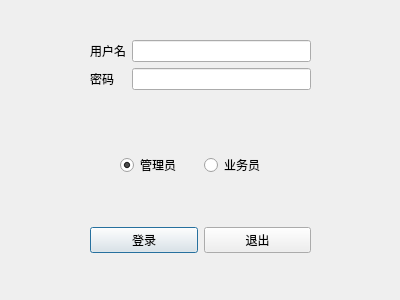
<?xml version="1.0" encoding="UTF-8"?>
<ui version="4.0">
 <class>LoginDialog</class>
 <widget class="QDialog" name="LoginDialog">
  <property name="geometry">
   <rect>
    <x>0</x>
    <y>0</y>
    <width>400</width>
    <height>300</height>
   </rect>
  </property>
  <property name="windowTitle">
   <string>Dialog</string>
  </property>
  <widget class="QWidget" name="formLayoutWidget">
   <property name="geometry">
    <rect>
     <x>90</x>
     <y>40</y>
     <width>221</width>
     <height>87</height>
    </rect>
   </property>
   <layout class="QFormLayout" name="formLayout">
    <item row="0" column="0">
     <widget class="QLabel" name="label">
      <property name="text">
       <string>用户名</string>
      </property>
     </widget>
    </item>
    <item row="0" column="1">
     <widget class="QLineEdit" name="usrEdit"/>
    </item>
    <item row="1" column="0">
     <widget class="QLabel" name="label_2">
      <property name="text">
       <string>密码</string>
      </property>
     </widget>
    </item>
    <item row="1" column="1">
     <widget class="QLineEdit" name="pwdEdit">
      <property name="echoMode">
       <enum>QLineEdit::Password</enum>
      </property>
     </widget>
    </item>
   </layout>
  </widget>
  <widget class="QWidget" name="horizontalLayoutWidget_2">
   <property name="geometry">
    <rect>
     <x>90</x>
     <y>210</y>
     <width>221</width>
     <height>61</height>
    </rect>
   </property>
   <layout class="QHBoxLayout" name="horizontalLayout_2">
    <item>
     <widget class="QPushButton" name="loginBtn">
      <property name="text">
       <string>登录</string>
      </property>
     </widget>
    </item>
    <item>
     <widget class="QPushButton" name="exitBtn">
      <property name="text">
       <string>退出</string>
      </property>
     </widget>
    </item>
   </layout>
  </widget>
  <widget class="QWidget" name="horizontalLayoutWidget">
   <property name="geometry">
    <rect>
     <x>120</x>
     <y>140</y>
     <width>161</width>
     <height>51</height>
    </rect>
   </property>
   <layout class="QHBoxLayout" name="horizontalLayout">
    <item>
     <widget class="QRadioButton" name="adRadioButton">
      <property name="text">
       <string>管理员</string>
      </property>
      <property name="checked">
       <bool>true</bool>
      </property>
     </widget>
    </item>
    <item>
     <widget class="QRadioButton" name="wkRadioButton">
      <property name="text">
       <string>业务员</string>
      </property>
     </widget>
    </item>
   </layout>
  </widget>
 </widget>
 <resources/>
 <connections>
  <connection>
   <sender>exitBtn</sender>
   <signal>clicked()</signal>
   <receiver>LoginDialog</receiver>
   <slot>close()</slot>
   <hints>
    <hint type="sourcelabel">
     <x>256</x>
     <y>240</y>
    </hint>
    <hint type="destinationlabel">
     <x>199</x>
     <y>149</y>
    </hint>
   </hints>
  </connection>
 </connections>
</ui>
